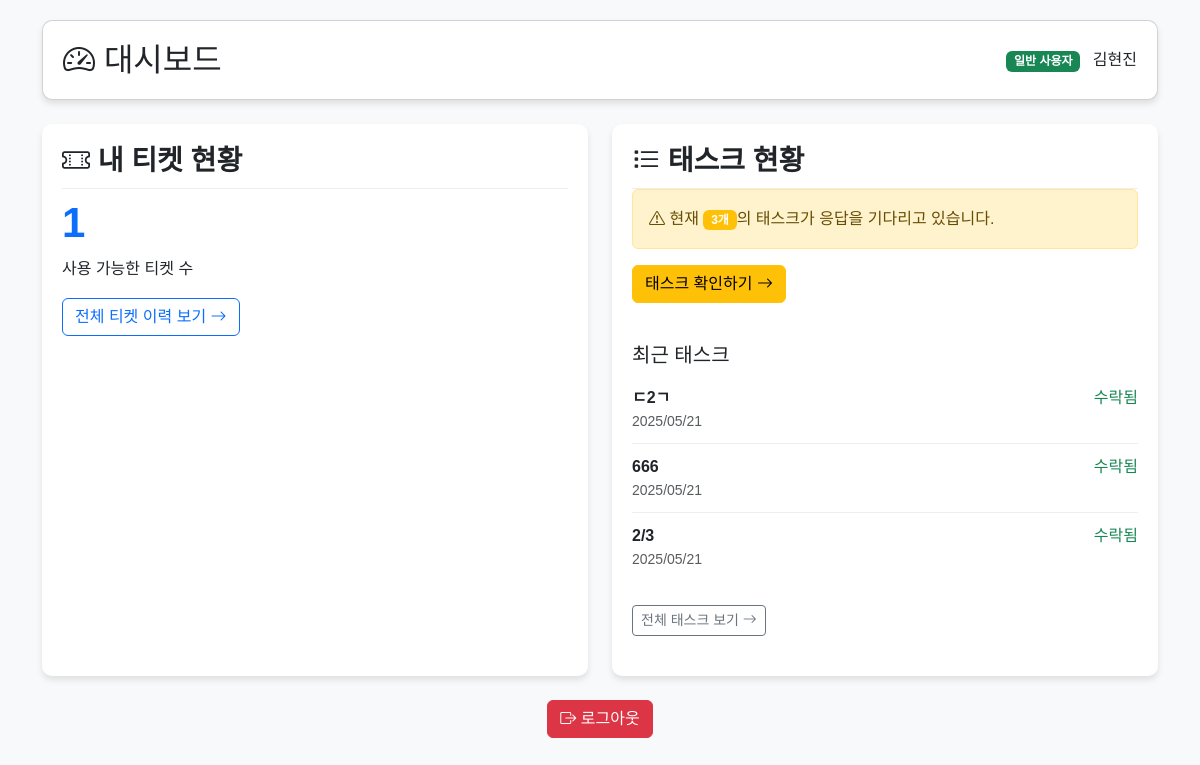
The page /dashboard (signed in) on the database its author committed.
### models.py (models this page shows, shortened)
class User(UserMixin, db.Model):
    id = db.Column(db.Integer, primary_key=True)
    email = db.Column(db.String(120), unique=True, nullable=False)
    password = db.Column(db.String(200), nullable=False)
    name = db.Column(db.String(50), nullable=False)
    role = db.Column(db.String(20), nullable=False, default='user')  # 'admin' 또는 'user'
    created_at = db.Column(db.DateTime, server_default=db.func.now())

class TaskAssignment(db.Model):
    id = db.Column(db.Integer, primary_key=True)
    task_id = db.Column(db.Integer, db.ForeignKey('task.id'), nullable=False)
    user_id = db.Column(db.Integer, db.ForeignKey('user.id'), nullable=False)
    status = db.Column(db.String(20), nullable=False)  # selected, exempted
    ticket_used = db.Column(db.Boolean, default=False)
    reason = db.Column(db.String(200))
    assigned_at = db.Column(db.DateTime, server_default=db.func.now())
    task = db.relationship('Task', backref=db.backref('assignments', lazy=True))
    user = db.relationship('User', backref=db.backref('task_assignments', lazy=True))

class Task(db.Model):
    id = db.Column(db.Integer, primary_key=True)
    title = db.Column(db.String(100), nullable=False)
    description = db.Column(db.String(200))
    created_by = db.Column(db.String(120), nullable=False)  # 이메일 또는 이름
    required_count = db.Column(db.Integer, nullable=False)
    created_at = db.Column(db.DateTime, server_default=db.func.now())
    status = db.Column(db.String(20), default='pending')  # pending, completed

### app.py (the view)
@app.route('/dashboard')
@login_required
def dashboard():
    if current_user.role == 'admin':
        users_count = User.query.filter(User.role != 'admin').count()
        active_tasks = Task.query.filter_by(status='completed').all()
        need_attention_tasks = []
        for task in active_tasks:
            active_assignments = TaskAssignment.query.filter(
                TaskAssignment.task_id == task.id,
                TaskAssignment.status.in_(['selected', 'accepted'])
            ).count()
            if active_assignments < task.required_count:
                need_attention_tasks.append({
                    'task': task,
                    'needed': task.required_count - active_assignments
                })
        return render_template('dashboard.html',
                              active_tasks=active_tasks,
                              users_count=users_count,
                              need_attention_tasks=need_attention_tasks,
                              is_admin=True)
    else:
        tickets = Ticket.query.filter_by(user_id=current_user.id).all()
        grant = sum(1 for t in tickets if t.type == 'grant')
        revoke = sum(1 for t in tickets if t.type == 'revoke')
        use = sum(1 for t in tickets if t.type == 'use')
        remain = grant - revoke - use
        waiting_tasks_count = TaskAssignment.query.filter_by(
            user_id=current_user.id,
            status='selected'
        ).count()
        completed_tasks = TaskAssignment.query.filter(
            TaskAssignment.user_id == current_user.id,
            TaskAssignment.status.in_(['accepted', 'exempted'])
        ).order_by(TaskAssignment.assigned_at.desc()).limit(3).all()
        return render_template('dashboard.html',
                              remain=remain,
                              waiting_tasks_count=waiting_tasks_count,
                              completed_tasks=completed_tasks,
                              is_admin=False)

### app.py (called while the page is built)
@login_manager.user_loader
def load_user(user_id):
    return User.query.get(int(user_id))

### templates/dashboard.html (shortened to what this page needs)
<!DOCTYPE html>
<html lang="ko">
<head>
    <link href="https://cdn.jsdelivr.net/npm/bootstrap@5.3.0-alpha1/dist/css/bootstrap.min.css" rel="stylesheet">
    <link rel="stylesheet" href="https://cdn.jsdelivr.net/npm/bootstrap-icons@1.10.3/font/bootstrap-icons.css">
</head>
<body>
    <div class="container">
        <div class="card mb-4 dashboard-card">
            <div class="d-flex justify-content-between align-items-center">
                <h2 class="mb-0"><i class="bi bi-speedometer2"></i> 대시보드</h2>
                <div>
                    <span class="badge bg-{{ 'primary' if current_user.role == 'admin' else 'success' }} me-2">
                        {{ '관리자' if current_user.role == 'admin' else '일반 사용자' }}
                    </span>
                    <span>{{ current_user.name }}</span>
                </div>
            </div>
        </div>
        <div class="row">
            {% if is_admin %}
            <div class="col-md-6">
                <div class="dashboard-card">
                    <h3 class="card-title"><i class="bi bi-graph-up"></i> 시스템 현황</h3>
                    <div class="mb-3">
                        <div class="d-flex align-items-center mb-2">
                            <i class="bi bi-people fs-4 me-2 text-primary"></i>
                            <span class="stats-number">{{ users_count }}</span> 일반 사용자
                        </div>
                        <div class="d-flex align-items-center">
                            <i class="bi bi-list-task fs-4 me-2 text-primary"></i>
                            <span class="stats-number">{{ active_tasks|length }}</span> 진행 중인 태스크
                        </div>
                    </div>
                    <div class="mt-4">
                        <a href="/ticket/manage" class="btn btn-primary me-2">
                            <i class="bi bi-ticket-perforated"></i> 티켓 관리
                        </a>
                        <a href="/task/manage" class="btn btn-success">
                            <i class="bi bi-list-check"></i> 태스크 관리
                        </a>
                    </div>
                </div>
            </div>
            <div class="col-md-6">
                {% if need_attention_tasks %}
                <div class="dashboard-card">
                    <h3 class="card-title text-danger"><i class="bi bi-exclamation-triangle"></i> 주의 필요 태스크</h3>
                    <div class="alert alert-warning">
                        다음 태스크는 추가 인원 선정이 필요합니다:
                    </div>
                    <ul class="task-list">
                        {% for item in need_attention_tasks %}
                        <li>
                            <div class="d-flex justify-content-between align-items-center">
                                <strong>{{ item.task.title }}</strong>
                                <span class="badge bg-danger">{{ item.needed }}명 필요</span>
                            </div>
                            <div class="mt-2">
                                <a href="/task/execute/{{ item.task.id }}" class="btn btn-sm btn-warning">
                                    <i class="bi bi-person-plus"></i> 추가 선정하기
                                </a>
                            </div>
                        </li>
                        {% endfor %}
                    </ul>
                </div>
                {% else %}
                <div class="dashboard-card">
                    <h3 class="card-title text-success"><i class="bi bi-check-circle"></i> 시스템 상태</h3>
                    <div class="alert alert-success">
                        <i class="bi bi-check-lg"></i> 현재 모든 태스크가 정상적으로 진행 중입니다.
                    </div>
                    <p>모든 태스크가 필요한 인원을 충족하고 있습니다. 새로운 태스크를 생성하거나 기존 태스크를 관리하세요.</p>
                    <a href="/task/manage" class="btn btn-primary">
                        <i class="bi bi-plus-circle"></i> 새 태스크 생성
                    </a>
                </div>
                {% endif %}
            </div>
            {% else %}
            <div class="col-md-6">
                <div class="dashboard-card">
                    <h3 class="card-title"><i class="bi bi-ticket-perforated"></i> 내 티켓 현황</h3>
                    <div class="ticket-count">{{ remain }}</div>
                    <p>사용 가능한 티켓 수</p>
                    <a href="/ticket/my" class="btn btn-outline-primary">전체 티켓 이력 보기 <i class="bi bi-arrow-right"></i></a>
                </div>
            </div>
            <div class="col-md-6">
                <div class="dashboard-card">
                    <h3 class="card-title"><i class="bi bi-list-task"></i> 태스크 현황</h3>
                    {% if waiting_tasks_count > 0 %}
                        <div class="alert alert-warning">
                            <i class="bi bi-exclamation-triangle"></i> 현재 <span class="badge bg-warning">{{ waiting_tasks_count }}개</span>의 태스크가 응답을 기다리고 있습니다.
                        </div>
                        <a href="/task/my" class="btn btn-warning mb-3">태스크 확인하기 <i class="bi bi-arrow-right"></i></a>
                    {% else %}
                        <div class="alert alert-success">
                            <i class="bi bi-check-circle"></i> 응답 대기 중인 태스크가
                            없습니다.
                        </div>
                    {% endif %}
                    {% if completed_tasks %}
                        <h5 class="mt-4">최근 태스크</h5>
                        <ul class="task-list">
                            {% for assignment in completed_tasks %}
                            <li>
                                <div class="d-flex justify-content-between">
                                    <strong>{{ assignment.task.title }}</strong>
                                    <span class="{% if assignment.status == 'accepted' %}status-accepted{% else %}status-exempted{% endif %}">
                                        {{ '수락됨' if assignment.status == 'accepted' else '면제됨' }}
                                    </span>
                                </div>
                                <div class="text-muted small">{{ assignment.assigned_at.strftime('%Y/%m/%d') }}</div>
                            </li>
                            {% endfor %}
                        </ul>
                        <a href="/task/my" class="btn btn-sm btn-outline-secondary mt-2">전체 태스크 보기 <i class="bi bi-arrow-right"></i></a>
                    {% endif %}
                </div>
            </div>
            {% endif %}
        </div>
        <div class="mt-4 mb-4 text-center">
            <a href="/logout" class="btn btn-danger">
                <i class="bi bi-box-arrow-right"></i> 로그아웃
            </a>
        </div>
    </div>
</body>
</html>

### templates/dashboard.html (style rules this page uses)
body { font-family: 'Noto Sans KR', sans-serif; line-height: 1.6; background-color: #f8f9fa; padding: 20px; }
.dashboard-card { border-radius: 10px; box-shadow: 0 4px 6px rgba(0,0,0,0.1); margin-bottom: 20px; padding: 20px; background-color: #fff; height: 100%; }
.ticket-count { font-size: 42px; font-weight: bold; color: #0d6efd; }
.task-list { list-style: none; padding: 0; }
.task-list li { padding: 10px 0; border-bottom: 1px solid #eee; }
.task-list li:last-child { border-bottom: none; }
.status-accepted { color: #198754; }
.card-title { margin-top: 0; border-bottom: 1px solid #eee; padding-bottom: 10px; color: #212529; font-weight: bold; }

### rows shown on the page
User: role "일반 사용자", name "김현진"
TaskAssignment: task "ㄷ2ㄱ", status "수락됨", assigned_at "2025/05/21"
TaskAssignment: task "666", status "수락됨", assigned_at "2025/05/21"
TaskAssignment: task "2/3", status "수락됨", assigned_at "2025/05/21"

### other values the page prints
{{ remain }} "1"
{{ waiting_tasks_count }} "3"
